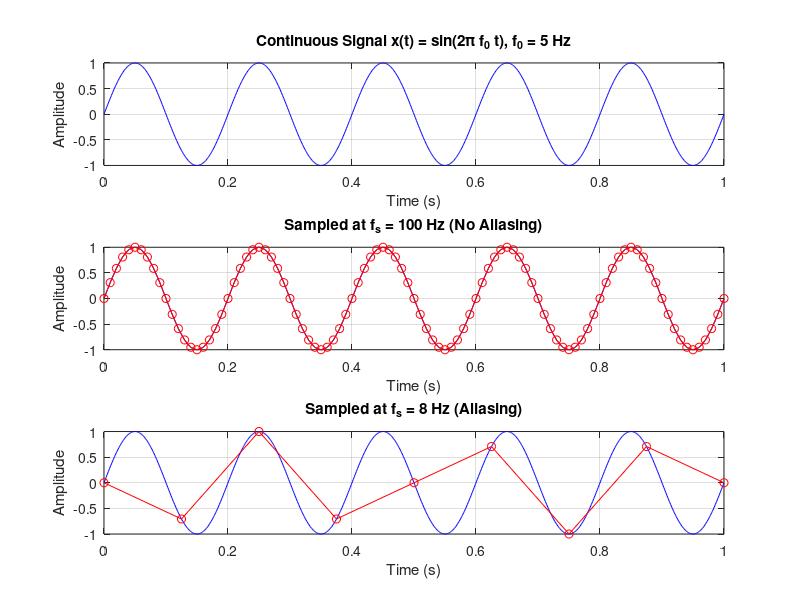

Write the MATLAB code that produced this figure.
clc;
clear all;
close all;

% Demonstration of sampling and aliasing
f0 = 5; % Signal frequency in Hz
t = 0:0.001:1; % High-resolution time for the "continuous" signal
x_cont = sin(2*pi*f0*t);

fs1 = 100; % Adequate sampling rate (fs > 2*f0)
fs2 = 8;   % Inadequate sampling rate (fs < 2*f0) -> aliasing

t1 = 0:1/fs1:1;
x1 = sin(2*pi*f0*t1);

t2 = 0:1/fs2:1;
x2 = sin(2*pi*f0*t2);

figure;
subplot(3,1,1);
plot(t, x_cont, 'b');
title('Continuous Signal x(t) = sin(2\pi f_0 t), f_0 = 5 Hz');
xlabel('Time (s)'); ylabel('Amplitude'); grid on;

subplot(3,1,2);
plot(t, x_cont, 'b', t1, x1, 'ro-');
title(sprintf('Sampled at f_s = %d Hz (No Aliasing)', fs1));
xlabel('Time (s)'); ylabel('Amplitude'); grid on;

subplot(3,1,3);
plot(t, x_cont, 'b', t2, x2, 'ro-');
title(sprintf('Sampled at f_s = %d Hz (Aliasing)', fs2));
xlabel('Time (s)'); ylabel('Amplitude'); grid on;
